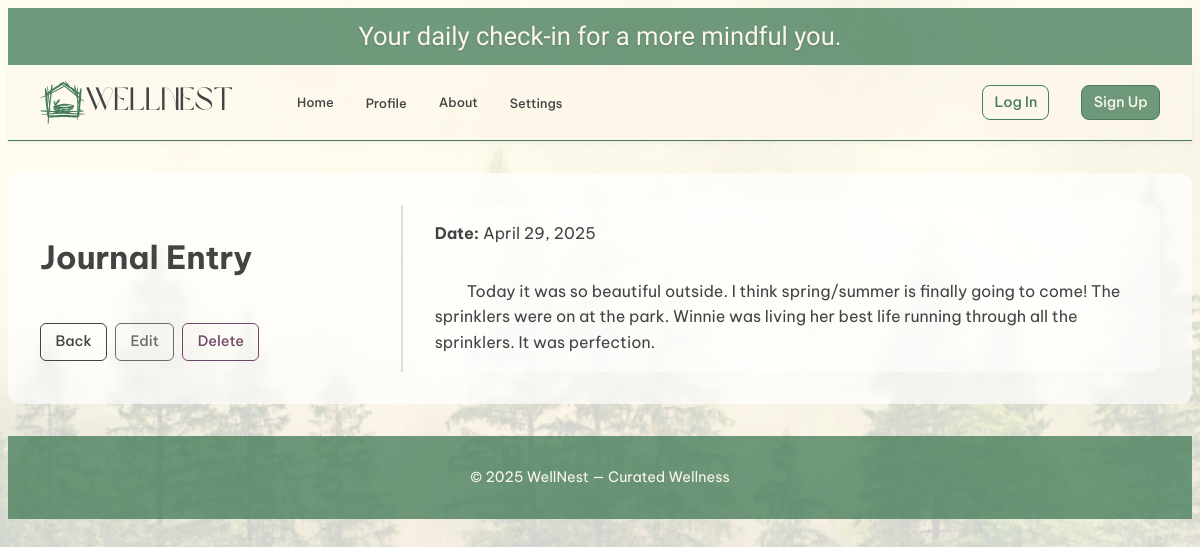
The page /reflections/1/ on the database its author committed.
### main_app/models.py (models this page shows, shortened)
class JournalEntry(models.Model):
    date = models.DateField('Entry date')
    content = models.TextField()
    user = models.ForeignKey(User, on_delete=models.CASCADE)
    class Meta:
        ordering = ['-date']

### main_app/views.py (the view)
# urls.py: path('reflections/<int:reflection_id>/', views.reflection_detail, name='reflection-detail'),
def reflection_detail(request, reflection_id):
    reflection = get_object_or_404(JournalEntry, id=reflection_id)
    return render(request, 'reflections/reflection_detail.html', {
        'reflection': reflection
    })

### main_app/templates/reflections/reflection_detail.html
{% extends 'base.html' %}
{% load static %}
{% block head %}
<link rel="stylesheet" href="{% static 'css/reflections/reflection_detail.css' %}">
{% endblock %}
{% block content %}
<div class="reflection-detail-grid">
    <section class="reflection-meta">
      <h1>Journal Entry</h1>
      <div class="reflection-detail-actions">
        <a href="{% url 'reflection-index' %}">Back</a>
        <a href="{% url 'reflection-edit' reflection.id %}">Edit</a>
        <a href="{% url 'reflection-delete' reflection.id %}">Delete</a>
      </div>
    </section>
    <section class="reflection-log-box">
      <p><strong>Date:</strong> {{ reflection.date }}</p>
      <div class="reflection-content">
        <p>{{ reflection.content }}</p>
      </div>
    </section>
</div>
{% endblock %}

### main_app/static/css/base.css (style rules this page uses)
:root { --color-brand-primary: #457D58; --color-brand-secondary: #CCC9A1; --color-text-primary: #434343; --color-text-secondary: #8E8E8E; --color-background: #fcf7ea; --color-accent-optional: #754668; }
body { font-family: 'Be Vietnam Pro', Arial, sans-serif; background: linear-gradient(rgba(255, 255, 255, 0.7), rgba(255, 255, 255, 0.7)), url('/static/images/Reflection.png') no-repeat center center fixed; background-size: cover; color: var(--color-text-primary); line-height: 1.6; min-height: 100vh; display: flex; flex-direction: column; }

### main_app/static/css/reflections/reflection_detail.css (style rules this page uses)
.reflection-detail-grid { font-family: 'Be Vietnam Pro', sans-serif; display: grid; grid-template-columns: 1fr 2fr; gap: 2rem; max-width: 1200px; margin: 2rem auto; padding: 2rem; background: rgba(255, 255, 255, 0.65); border-radius: 12px; backdrop-filter: blur(5px); }
.reflection-meta { border-right: 2px solid #ddd; padding-right: 2rem; }
.reflection-meta h1 { font-size: 2rem; margin-bottom: 1rem; }
.reflection-log-box { background-color: rgba(255, 255, 255, 0.5); border-radius: 10px; display: flex; flex-direction: column; align-items: flex-start; text-align: left; }
.reflection-content { text-indent: 2em; font-size: 1rem; line-height: 1.6; color: var(--color-text-primary); align-self: flex-start; }
.reflection-detail-actions { display: flex; gap: 0.5rem; margin-top: 2rem; flex-wrap: wrap; justify-content: flex-start; padding: 0.5rem 0; }
.reflection-detail-actions a { font-family: 'Be Vietnam Pro', sans-serif; text-decoration: none; padding: 0.4rem 0.9rem; border-radius: 6px; font-weight: 500; font-size: 0.9rem; border: 1.5px solid; transition: all 0.3s ease; background-color: transparent; }
.reflection-detail-actions a:nth-child(1) { border-color: #434343; color: #434343; }
.reflection-detail-actions a:nth-child(2) { border-color: #6c6c6c; color: #6c6c6c; }
.reflection-detail-actions a:nth-child(3) { border-color: var(--color-accent-optional); color: var(--color-accent-optional); }

### rows shown on the page
JournalEntry: date "April 29, 2025", content "Today it was so beautiful outside. I think spring/summer is finally going to come! The sprinklers were on at the park. Winnie was living her best life running through all the sprinklers. It was perfection."
